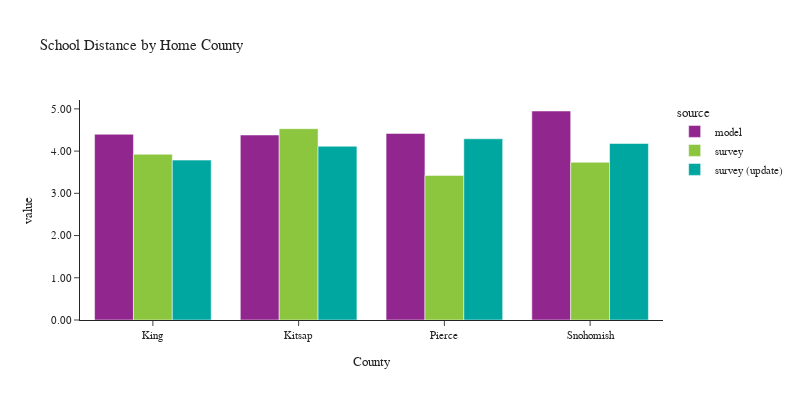

Notebook source saved alongside this figure:
### Code cell
plot_school_location(df_students, 'CountyName_home', 'Home County', 'County')

### Figure 1 — Plotly figure (JSON) as saved in the notebook; plotly's stock layout.template omitted (floating-point values rounded to 4 significant figures)
{"data": [{"alignmentgroup": "True", "customdata": [[506420], [57196], [217486], [190839]], "hovertemplate": "source=model<br>CountyName_home=%{x}<br>value=%{y}<br>sample count=%{customdata[0]}<extra></extra>", "legendgroup": "model", "marker": {"color": "#91268F", "pattern": {"shape": ""}}, "name": "model", "offsetgroup": "model", "orientation": "v", "showlegend": true, "textposition": "auto", "type": "bar", "x": ["King", "Kitsap", "Pierce", "Snohomish"], "xaxis": "x", "y": [4.398, 4.381, 4.418, 4.95], "yaxis": "y"}, {"alignmentgroup": "True", "customdata": [[582], [57], [108], [110]], "hovertemplate": "source=survey<br>CountyName_home=%{x}<br>value=%{y}<br>sample count=%{customdata[0]}<extra></extra>", "legendgroup": "survey", "marker": {"color": "#8CC63E", "pattern": {"shape": ""}}, "name": "survey", "offsetgroup": "survey", "orientation": "v", "showlegend": true, "textposition": "auto", "type": "bar", "x": ["King", "Kitsap", "Pierce", "Snohomish"], "xaxis": "x", "y": [3.925, 4.531, 3.424, 3.734], "yaxis": "y"}, {"alignmentgroup": "True", "customdata": [[621], [56], [112], [108]], "hovertemplate": "source=survey (update)<br>CountyName_home=%{x}<br>value=%{y}<br>sample count=%{customdata[0]}<extra></extra>", "legendgroup": "survey (update)", "marker": {"color": "#00A7A0", "pattern": {"shape": ""}}, "name": "survey (update)", "offsetgroup": "survey (update)", "orientation": "v", "showlegend": true, "textposition": "auto", "type": "bar", "x": ["King", "Kitsap", "Pierce", "Snohomish"], "xaxis": "x", "y": [3.787, 4.115, 4.292, 4.18], "yaxis": "y"}], "layout": {"barmode": "group", "font": {"size": 11}, "height": 400, "legend": {"title": {"text": "source"}, "tracegroupgap": 0}, "title": {"text": "School Distance by Home County"}, "width": 800, "xaxis": {"anchor": "y", "domain": [0.0, 1.0], "title": {"text": "County"}}, "yaxis": {"anchor": "x", "domain": [0.0, 1.0], "tickformat": ".2f", "title": {"text": "value"}}}}
